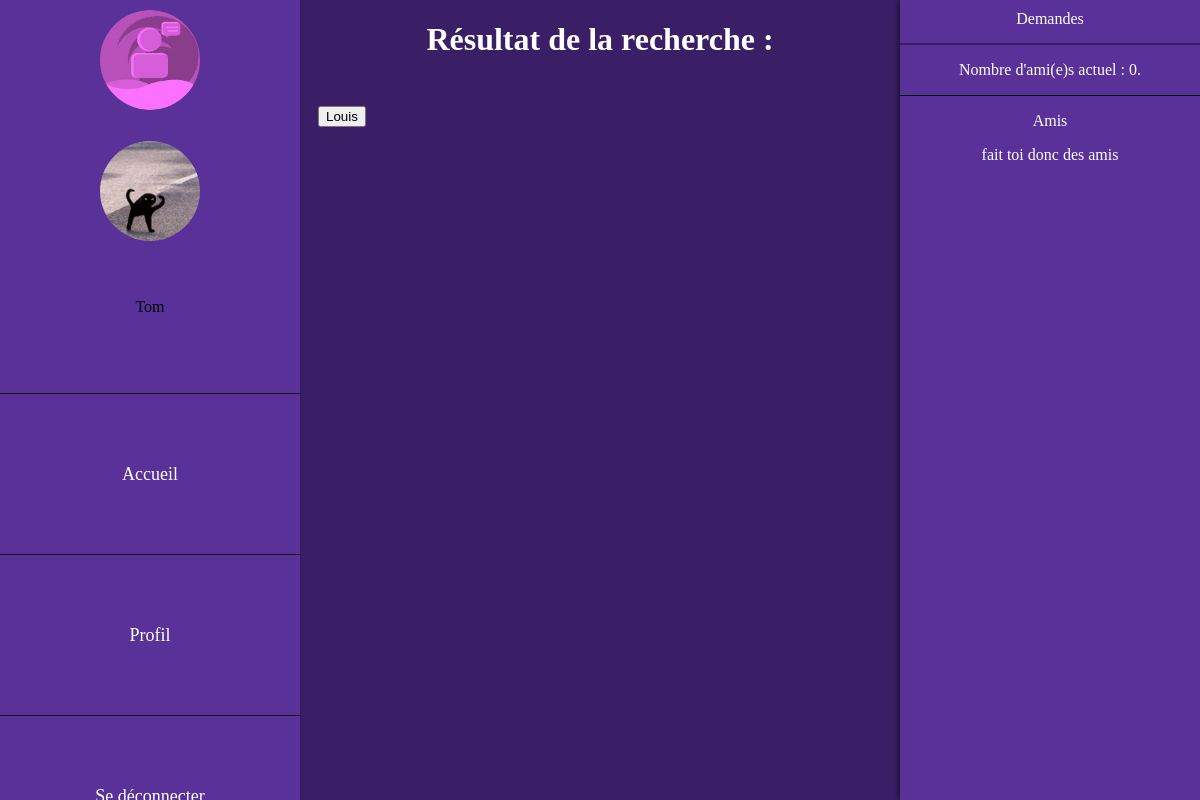
The page /php/recherche.php?pseudo=Louis (signed in) on the database its author committed.
### tables this page shows
CREATE TABLE Utilisateurs  (
    id INTEGER PRIMARY KEY AUTOINCREMENT,
    nom TEXT,
    email TEXT UNIQUE,
    mdp TEXT,
    age INT,
    token TEXT,
    pp TEXT,
    bannier TEXT,
    bio TEXT,
    date_inscription DATE
);

### php/recherche.php (the view, shortened to what this page needs)
<?php
    $pdo = connexion('../bdd/database.sqlite');
    include("fonction.php");
?>
<!DOCTYPE html>
<html lang="fr">
<head>
    <link href="../css/style_recherche.css" rel="stylesheet">
</head>
<body>
    <div class="sidebar">
        <div class="top">
            <img src="../images/logo.png" alt="logo site" class="logo">
        </div>
        <ul>
            <li><img src="<?php echo image_pp($_SESSION['email'],'pp',$pdo); ?>" alt="Image de profile side barre"> <p><?php echo image_pp($_SESSION['email'],'nom',$pdo); ?></p></li>
            <li><a href="../index.php">Accueil</a></li>
            <li><a href="./profile.php">Profil</a></li>
            <li><a href="./deconnexion.php">Se déconnecter</a></li>
        </ul>
   </div>
    ?> <h1>Résultat de la recherche :</h1> <?php
    if(isset($_GET['pseudo'])){
        $pseudo = $_GET['pseudo'];
        recherche_compte($pseudo,$pdo);
    }elseif(isset($_GET['genre'])){
        $genre = $_GET['genre'];
        affiche_pub_genre($genre,$pdo);
    }
    ?>
    <div class="side_gauche">
      <div class="titre">
        <a href="demande.php">Demandes</a>
        <p><?php echo "Nombre d'ami(e)s actuel : " . nbAmi($pdo) . ".";?></p>
      </div>
        <?php affiche_ami($pdo,'profile_user.php','discussion.php'); ?>
   </div>
</body>
</html>

### php/fonction.php (shortened to what this page needs)
<?php
    function image_pp($email, $choix, $pdo){
      $stmt = $pdo->prepare("SELECT * FROM Utilisateurs WHERE email = :email");
      $stmt->bindparam(':email', $email);
      $stmt->execute();
      $photo = $stmt->fetch();
      if ($photo) {
          return $photo[$choix];
      } else {
          return "";
      }
    }
    function affiche_ami($pdo,$link_user,$link_talk){
        $stmt = $pdo->prepare('SELECT * FROM Amis WHERE utilisateur_id = :id');
        $stmt->bindParam(':id',$_SESSION['id']);
        $stmt->execute();
        $amis = $stmt->fetchALL();
        echo"<div class='amis'>";
        echo "<p class='nbamis'> Amis </p> ";
        if($amis){
          foreach($amis as $ami){
            $nom = retNom($ami['ami_id'],$pdo);
            echo "<section class='ami'>";
            echo "<form action='" . htmlspecialchars($link_user) . "' method='post'>";
              echo "<input type='hidden' name='id' value='" . htmlspecialchars($ami['ami_id']) . "'>";
              echo "<button type='submit' name='nom' value='" . htmlspecialchars($nom) . "'>" . htmlspecialchars($nom) . "</button><br>";
            echo "</form>";
            echo "<form action='" . htmlspecialchars($link_talk) . "' method='post'>";
              echo "<button type='submit' name='id' value='" . htmlspecialchars($ami['ami_id']) . "'> Discussion </button><br> ";
            echo "</form>";
            echo "</section>";
          }
        }else{
          echo"<p>fait toi donc des amis</p>";
        }
      echo"</div>";
    }
function nbAmi($pdo){
  $sql = "SELECT COUNT(*) FROM Amis WHERE utilisateur_id = :id";
  $res = $pdo->prepare($sql);
  $res->bindparam(':id',$_SESSION['id']);
  $res->execute();
  $count = $res->fetchColumn();
  return $count;
}
        echo "<input type='hidden' name='id' value='" . htmlspecialchars($publication['utilisateur_id']) . "'>"; ?>
          <?php echo "<button type='submit' name='nom' value='" . htmlspecialchars($nom) . "'>" . htmlspecialchars($nom) . "</button><br>";
function recherche_compte($pseudo,$pdo){
  $stmt = $pdo->prepare("SELECT id,nom,token FROM Utilisateurs WHERE nom = :pseudo");
  $stmt->bindparam(':pseudo',$pseudo);
  $stmt->execute();
  $existe = $stmt->fetchALL();
  if ($existe) {
      foreach ($existe as $utilisateur) {
        echo "<div class='profile'>";
          echo "<form action='profile_user.php' method='post'>";
          echo "<button type='submit' name='nom' value='" . htmlspecialchars($utilisateur['nom']) . "'>" . htmlspecialchars($utilisateur['nom']) . "</button><br>";
          echo "</form>";
        echo"</div>";
      }
  } else {
      echo "<p>Ce compte n'existe pas.</p>";
  }
}
?>

### css/style_recherche.css (style rules this page uses)
body { background-color: #3b1f66; }
.profile { margin-top: 3em;; margin-left:310px; margin-right: 1900px; background-color: #7c5daa; }
h1 { color:white; text-align: center; }
.side_gauche { position: fixed; right: 0; top: 0; width: 300px; height: 100%; background-color: #5A3198; overflow-x: hidden; overflow-y: auto; box-shadow: -2px 0 5px rgba(0,0,0,0.5); }
.side_gauche .titre { text-align: center; border-bottom: 1px solid black ; }
.side_gauche a { text-align: center; border-bottom: 5px #391e61; display: block; color: white; padding: 10px; text-decoration: none; }
.side_gauche a:first-child { border-bottom: 2px solid #391e61; padding-bottom: 15px; }
.amis { text-align: center; color: white; }
.titre p { color:white; }
.top { margin-top: 10px; margin-bottom: 10px ; text-align: center; }
.logo { display: inline-block; width: 40%; }
img { display: inline-block; vertical-align: middle; max-width: 100%; height: auto; }
.sidebar { position: fixed; left: 0; top: 0; width: 300px; height: 100%; background-color:#5A3198 ; overflow-x: hidden; overflow-y: auto; box-shadow: -2px 0 5px rgba(0,0,0,0.5); }
.sidebar ul { list-style-type: none; padding: 0; margin: 0; }
.sidebar li { text-align: center; line-height: 100px; }
.sidebar ul li { border-bottom: 1px solid #1a1919; padding: 20px 0; }
.sidebar ul li:last-child { border-bottom: none; }
.sidebar ul li a { display: block; color: white; padding: 10px 0; font-size: 18px; text-decoration: none; }
.sidebar img { border-radius: 50%; width:100px; height: 100px; object-fit: cover; }

### rows shown on the page
utilisateurs: pp (picture), nom "Tom"
utilisateurs: nom "Louis"

### other values the page prints
nbAmi($pdo) "0"
